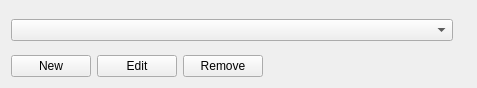
<?xml version="1.0" encoding="UTF-8"?>
<ui version="4.0">
 <class>NGWConnectionsWidgetBase</class>
 <widget class="QWidget" name="NGWConnectionsWidgetBase">
  <property name="geometry">
   <rect>
    <x>0</x>
    <y>0</y>
    <width>477</width>
    <height>88</height>
   </rect>
  </property>
  <property name="sizePolicy">
   <sizepolicy hsizetype="Preferred" vsizetype="Preferred">
    <horstretch>0</horstretch>
    <verstretch>0</verstretch>
   </sizepolicy>
  </property>
  <property name="windowTitle">
   <string>Form</string>
  </property>
  <layout class="QVBoxLayout" name="verticalLayout">
   <item>
    <layout class="QHBoxLayout" name="horizontalLayout">
     <property name="topMargin">
      <number>0</number>
     </property>
     <item>
      <widget class="QComboBox" name="connectionComboBox">
       <property name="sizePolicy">
        <sizepolicy hsizetype="Expanding" vsizetype="Fixed">
         <horstretch>0</horstretch>
         <verstretch>0</verstretch>
        </sizepolicy>
       </property>
      </widget>
     </item>
     <item>
      <widget class="QLabel" name="warningLabel">
       <property name="sizePolicy">
        <sizepolicy hsizetype="Maximum" vsizetype="Preferred">
         <horstretch>0</horstretch>
         <verstretch>0</verstretch>
        </sizepolicy>
       </property>
       <property name="text">
        <string/>
       </property>
      </widget>
     </item>
    </layout>
   </item>
   <item>
    <layout class="QHBoxLayout" name="buttonsLayout">
     <property name="topMargin">
      <number>0</number>
     </property>
     <item>
      <widget class="QPushButton" name="newPushButton">
       <property name="text">
        <string>New</string>
       </property>
      </widget>
     </item>
     <item>
      <widget class="QPushButton" name="editPushButton">
       <property name="text">
        <string>Edit</string>
       </property>
      </widget>
     </item>
     <item>
      <widget class="QPushButton" name="removePushButton">
       <property name="text">
        <string>Remove</string>
       </property>
      </widget>
     </item>
     <item>
      <spacer name="horizontalSpacer">
       <property name="orientation">
        <enum>Qt::Horizontal</enum>
       </property>
       <property name="sizeType">
        <enum>QSizePolicy::Expanding</enum>
       </property>
       <property name="sizeHint" stdset="0">
        <size>
         <width>40</width>
         <height>20</height>
        </size>
       </property>
      </spacer>
     </item>
    </layout>
   </item>
  </layout>
 </widget>
 <resources/>
 <connections/>
</ui>
